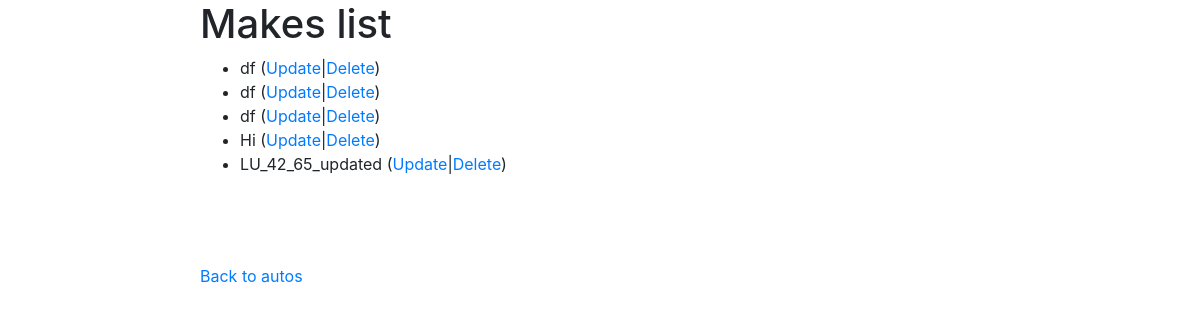
/autos/makes_list/ (signed in), run on an earlier commit of the app's database.
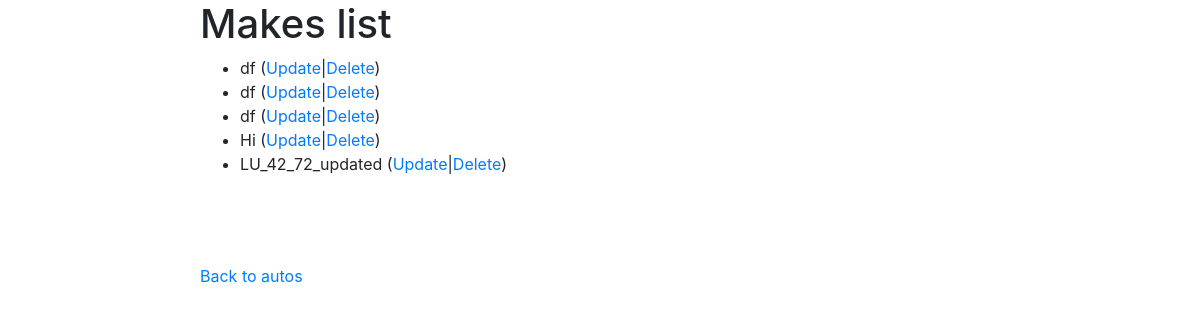
And on a later commit of the database.
### autos/models.py (models this page shows, shortened)
class Makes(models.Model):
    name = models.CharField(max_length=100)

### autos/views.py (the view)
# urls.py: path('makes_list/', views.MakesList.as_view(), name='makes_list'),
class MakesList(LoginRequiredMixin, View):
    def get(self, request):
        makes = Makes.objects.all()
        context = {
            'makes': makes,
        }
        return render(request, 'makes_list.html', context);

### autos/templates/makes_list.html
{% extends "base_bootstrap.html" %}
{% block content %}
    <h1>Makes list</h1>
    {% if makes %}
    <ul>
        {% for make in makes %}
        <li>{{ make.name }} (<a href="{% url 'autos:makes_update' make.pk %}">Update</a>|<a href="{% url 'autos:makes_delete' make.pk %}">Delete</a>)</li>
        {% endfor %}
    </ul>
    {% else %}
        <span>There is no makes</span>
    {% endif %}
    <br>
    <br>
    <br>
    <p>
    <a href='{% url 'autos:autos_list' %}'>Back to autos</a>
    </p>
{% endblock %}

What changed in the data, as far as the page shows it:
removed Makes: name "LU_42_65_updated"
added Makes: name "LU_42_72_updated"
